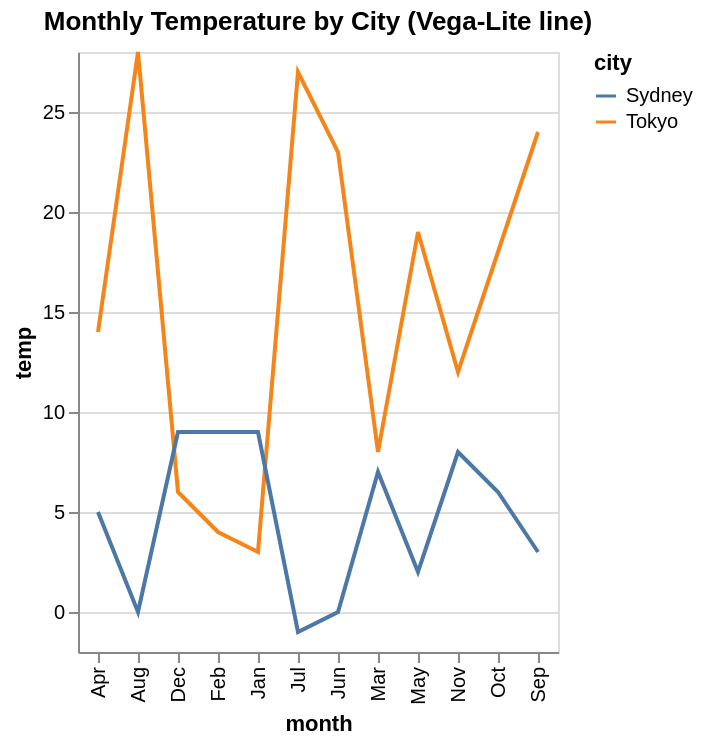

Specify this chart in Vega-Lite:
### Vega-Lite specification from a JSON file in a GitHub repository (floating-point values rounded to 4 significant figures)
{"$schema": "https://vega.github.io/schema/vega-lite/v5.json", "mark": "line", "title": "Monthly Temperature by City (Vega-Lite line)", "data": {"values": [{"month": "Jan", "temp": 3, "city": "Tokyo"}, {"month": "Feb", "temp": 4, "city": "Tokyo"}, {"month": "Mar", "temp": 8, "city": "Tokyo"}, {"month": "Apr", "temp": 14, "city": "Tokyo"}, {"month": "May", "temp": 19, "city": "Tokyo"}, {"month": "Jun", "temp": 23, "city": "Tokyo"}, {"month": "Jul", "temp": 27, "city": "Tokyo"}, {"month": "Aug", "temp": 28, "city": "Tokyo"}, {"month": "Sep", "temp": 24, "city": "Tokyo"}, {"month": "Oct", "temp": 18, "city": "Tokyo"}, {"month": "Nov", "temp": 12, "city": "Tokyo"}, {"month": "Dec", "temp": 6, "city": "Tokyo"}, {"month": "Jan", "temp": 9, "city": "Sydney"}, {"month": "Feb", "temp": 9, "city": "Sydney"}, {"month": "Mar", "temp": 7, "city": "Sydney"}, {"month": "Apr", "temp": 5, "city": "Sydney"}, {"month": "May", "temp": 2, "city": "Sydney"}, {"month": "Jun", "temp": 0, "city": "Sydney"}, {"month": "Jul", "temp": -1, "city": "Sydney"}, {"month": "Aug", "temp": 0, "city": "Sydney"}, {"month": "Sep", "temp": 3, "city": "Sydney"}, {"month": "Oct", "temp": 6, "city": "Sydney"}, {"month": "Nov", "temp": 8, "city": "Sydney"}, {"month": "Dec", "temp": 9, "city": "Sydney"}]}, "encoding": {"x": {"field": "month", "type": "nominal"}, "y": {"field": "temp", "type": "quantitative"}, "color": {"field": "city", "type": "nominal"}}}
